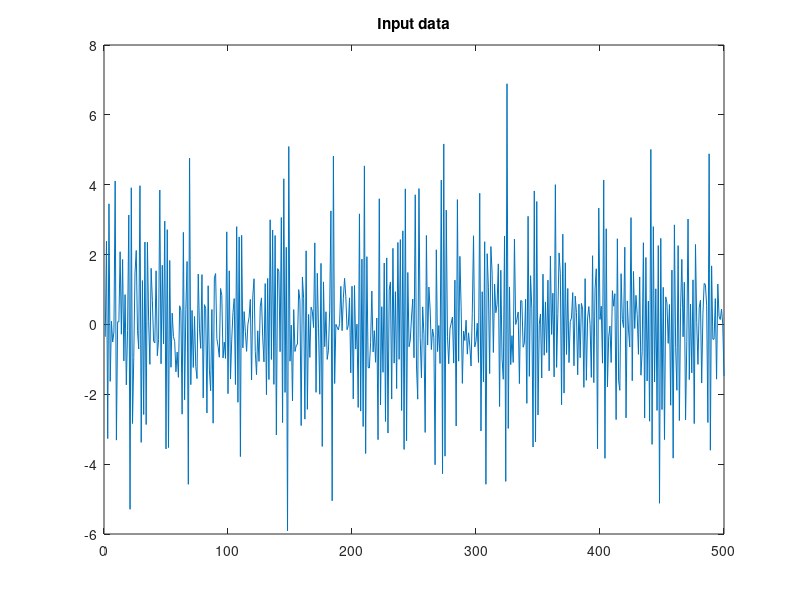

Reproduce this figure in MATLAB. (Note: this script raises an error after producing the figure.)
%% Clean up and add path
clear; clc;
close all;
addpath('../functions', '../data')
%% Generate data from a BJ model
rng(0)
n = 500; % Number of samples
A3 = [1 .5];
C3 = [1 -.3 .2];
w = sqrt(2) * randn(n + 100, 1) ;
x = filter(C3, A3, w) ; % Create the input
A1 = [1 -.65];
A2 = [1 .90 .78] ;
C = 1;
B = [0 0 0 0 .4] ;
e = sqrt(1.5 ) * randn(n + 100, 1) ;
y = filter(C, A1, e) + filter(B, A2, x) ; % Create the output
x = x(101 : end);  y = y(101 : end); % Omit initial samples
clear A1 A2 C B e w A3 C3

%% Modeling x
figure();
plot(x);
title('Input data');
plotACFnPACF(x, 50, 'Input Data' );

% Model as ARMA(1,2) component
data = iddata(x);
model_init = idpoly([1 1], [], [1 1 1]) ;
model_input = pem(data , model_init);

w_t = filter(model_input.A , model_input.C , x) ;
w_t = w_t(length(model_input.A ) : end ) ;

eps_t = filter(model_input.A , model_input.C , y) ;
eps_t = eps_t(length(model_input.A ) : end ) ;

present(model_input)
[acfEst, pacfEst] = plotACFnPACF(w_t, 50, 'AR(1, 2)' );
checkIfNormal(acfEst(2:end), 'ACF' );
checkIfNormal(pacfEst(2:end), 'PACF' );
checkIfWhite(w_t);

%%
M = 40;
[Cxy,lags] = xcorr(eps_t, w_t, M, 'coeff' ); %(d,r,s) = (4,2,0)
stem(lags, Cxy)
title ('Cross_correlation_function'), xlabel('Lag')
hold on
plot(-M:M, 2/ sqrt(n) * ones(1, 2*M+1), '--')
plot(-M:M, -2/sqrt(n) * ones(1, 2*M+1) , '--' )
hold off

%%
A2 = [1 1 1];
B = [0 0 0 0 1];
Mi = idpoly([1], [B], [], [], [A2]) ;
z = iddata(y, x) ;
Mba2 = pem(z, Mi ) ;present(Mba2)
etilde = resid(Mba2, z);
etilde(length(Mba2.B): end)

[Cxy,lags] = xcorr(etilde.y, x, M, 'coeff' );
stem(lags, Cxy)
title ('Cross_correlation_function'), xlabel('Lag')
hold on
plot(-M:M, 2/ sqrt(n) * ones(1, 2*M+1), '--')
plot(-M:M, -2/sqrt(n) * ones(1, 2*M+1) , '--' )
hold off

%% Model etilde
figure();
plot(etilde.y);
title('etilde data');
plotACFnPACF(etilde.y, M, 'Input Data' );

model_init = idpoly([1 1], [], []) ;
model_input = pem(iddata(etilde.y), model_init);

e_hat = filter(model_input.A , model_input.C , etilde.y) ;
e_hat = e_hat(length(model_input.A ) : end ) ;

present(model_input)
[acfEst, pacfEst] = plotACFnPACF(e_hat, M, 'AR(1)' );
checkIfNormal(acfEst(2:end), 'ACF' );
checkIfNormal(pacfEst(2:end), 'PACF' );
checkIfWhite(w_t);

A1 = model_input.A;
C = model_input.C;
%% Full BJ Model
Mi = idpoly(1, B, C, A1, A2) ;
z = iddata(y, x);
MboxJ = pem (z, Mi);
present (MboxJ );

ehat = resid(MboxJ, z).y;
ehat = ehat(length(MboxJ): end);

[acfEst, pacfEst] = plotACFnPACF(ehat, M, 'Box-Jenkins');
checkIfNormal(acfEst(2:end), 'ACF' );
checkIfNormal(pacfEst(2:end), 'PACF' );
checkIfWhite(ehat);

[Cxy,lags] = xcorr(ehat, x, M, 'coeff' );
stem(lags, Cxy)
title ('Cross_correlation_function'), xlabel('Lag')
hold on
plot(-M:M, 2/ sqrt(n) * ones(1, 2*M+1), '--')
plot(-M:M, -2/sqrt(n) * ones(1, 2*M+1) , '--' )
hold off

%% 2.2 Hairdryer
clear; clc;
close all;

load('tork.dat')
tork = tork - repmat(mean(tork), length(tork), 1);
y = tork(:, 1); x = tork(:, 2);
z = iddata(y , x);
plot(z(1:300))

%% Model input
M = 50;
plotACFnPACF(tork, M, 'tork inpu Data' );
input = tork(:, 2);
output = tork(:, 1);
n = length(input);

data = iddata(input);
model_init = idpoly([1 1], [], []) ;
model_input = pem(data, model_init);

w_t = filter(model_input.A , model_input.C , input) ;
w_t = w_t(length(model_input.A ) : end ) ;

eps_t = filter(model_input.A , model_input.C , output) ;
eps_t = eps_t(length(model_input.A ) : end ) ;

present(model_input)
[acfEst, pacfEst] = plotACFnPACF(w_t, M, 'AR(1)' );
checkIfNormal(acfEst(2:end), 'ACF' );
checkIfNormal(pacfEst(2:end), 'PACF' );
checkIfWhite(w_t);
%% Check cross correlation to determine d,r,s
[Cxy,lags] = xcorr(eps_t, w_t, M, 'coeff' );
stem(lags, Cxy)
title ('Cross_correlation_function'), xlabel('Lag')
hold on
plot(-M:M, 2/sqrt(n) * ones(1, 2*M+1), '--')
plot(-M:M, -2/sqrt(n) * ones(1, 2*M+1) , '--' )
hold off

% d,r,s =? 3, 2, 2
%% Build initial model and check that etilde and input is uncorrelated
A2 = [1 0.3 0.3];
B = [0 0 0 1 1 1];
Mi = idpoly([1], [B], [], [], [A2]) ;
z = iddata(output, input) ;
Mba2 = pem(z, Mi ) ;present(Mba2)
etilde = resid(Mba2, z);
etilde(length(Mba2.B): end)
M = 50;
[Cxy,lags] = xcorr(etilde.y, input, M, 'coeff' );
stem(lags, Cxy)
title ('Cross_correlation_function'), xlabel('Lag')
hold on
plot(-M:M, 2/ sqrt(n) * ones(1, 2*M+1), '--')
plot(-M:M, -2/sqrt(n) * ones(1, 2*M+1) , '--' )
hold off

%% Model etilde 
figure();
plot(etilde.y);
title('etilde data');
plotACFnPACF(etilde.y, M, 'Input Data' );

model_init = idpoly([1 1], [], []) ;
model_input = pem(iddata(etilde.y), model_init);

e_hat = filter(model_input.A , model_input.C , etilde.y) ;
e_hat = e_hat(length(model_input.A ) : end ) ;

present(model_input)
[acfEst, pacfEst] = plotACFnPACF(e_hat, M, 'AR(1)' );
checkIfNormal(acfEst(2:end), 'ACF' );
checkIfNormal(pacfEst(2:end), 'PACF' );
checkIfWhite(w_t);

A1 = model_input.A;
C = model_input.C;

%% Final BJ Model
Mi = idpoly(1, B, C, A1, A2) ;
z = iddata(output, input);
MboxJ = pem (z, Mi);
present (MboxJ );

ehat = resid(MboxJ, z).y;
ehat = ehat(length(MboxJ): end);

[acfEst, pacfEst] = plotACFnPACF(ehat, M, 'Box-Jenkins');
checkIfNormal(acfEst(2:end), 'ACF' );
checkIfNormal(pacfEst(2:end), 'PACF' );
checkIfWhite(ehat);

[Cxy,lags] = xcorr(ehat, input, M, 'coeff' );
stem(lags, Cxy)
title ('Cross_correlation_function'), xlabel('Lag')
hold on
plot(-M:M, 2/ sqrt(n) * ones(1, 2*M+1), '--')
plot(-M:M, -2/sqrt(n) * ones(1, 2*M+1) , '--' )
hold off

%% 2.3
load svedala
A = [1 -1.79 0.84];
C = [1 -0.18 -0.11];
y = svedala;
ks = [1 3 26];

for i=1:3
    
    k = ks(i);
    [Fk, Gk] = polydiv(C, A, k) ;
    yhatk = filter(Gk, C, y) ;
    ehat = y-yhatk;
    ehat = ehat(k+20:end);  % Remove the corrupted samples. You might need to add a bit of a margin.
    if(i>1)
        figure()
        subplot(211)
        plot(y)
        hold on
        plot(yhatk)
        title('Svedala')
        legend('True data', append(int2str(k), '-step prediction'))
    
        % Form the prediction error and examine the ACF. Note that the prediction
        % residual should only be white if k=1. 
        subplot(212)
        plot(ehat)
        legend('ehat = y-yhatk')

        mean_ehat = mean(ehat)
        var_theoretical = (norm(Fk).^2) .*var_noise
        var_est = var(ehat)
        conf = mean_ehat + [-1 1].*norminv(0.975).*sqrt(var_theoretical)
        precentage_outside = (sum(ehat > conf(2)) + sum(ehat < conf(1)))./length(ehat)
        plotACFnPACF(ehat, 40, append(int2str(k), '-step prediction'));
    else
        var_noise = var(ehat);
    end
  
end
%% 2.4 ARMAX
load svedala
xt = svedala;
k = 3;
A = [1 -1.79 0.84];
C = [1 -0.18 -0.11];
[Fk, Gk] = polydiv(C, A, k);

%xk_hat = xk_hat(k:end);

load sturup
y = sturup;
A = [1 -1.49 0.57];
B = [0 0 0 0.28 -0.26]; % delay = 3
C = [1];

[Fk_hat, Gk_hat] = polydiv(conv(B,Fk), C, k ) ;
xk_hat = filter(Gk, C, xt);
yhatk1 = filter(Fk_hat, 1, xk_hat); yhatk2 = filter(Gk_hat, C, xt); yhatk3= filter(Gk, C, y);

throw = max([length(Gk_hat(1:find(Gk_hat, 1, 'last')))-1, ...
            length(Gk(1:find(Gk, 1, 'last')))-1, ...
            length(Fk_hat(1:find(Fk_hat, 1, 'last')))-1]); % Should not be here?? Throw C?


yhatk1 = yhatk1(throw:end); yhatk2= yhatk2(throw:end); yhatk3=yhatk3(throw:end);
yhatk = yhatk1 + yhatk2 + yhatk3;

figure();
plot(y(throw:end))
hold on 
plot(yhatk)
legend('True', 'Predicted')

%%
load svedala.mat
figure() 
plot(svedala)
plotACFnPACF(svedala, 40, 'data');
svedala_trend = svedala;
A24 = [1 zeros(1, 23) -1];
svedala_s = filter(A24, 1, svedala_trend);
svedala_s = svedala_s(length(A24) : end );

plotACFnPACF(svedala_s, 40, 'Removed season of 24' );

data = iddata(svedala_s);
% Model 1 
model_init = idpoly([1 1 1], [], []) ;
model_armax_1 = pem(data , model_init);

e_hat = filter(model_armax_1.A , model_armax_1.C , svedala_s) ;
e_hat = e_hat(length(model_armax_1.A ) : end ) ;

present(model_armax_1)
plotACFnPACF(e_hat, 40, 'AR(2)' );
checkIfWhite(e_hat);


% Model 2
model_init = idpoly([1 1 1], [], [1 zeros(1,24)]) ;
model_init.Structure.c.Free = [zeros(1, 24) 1] ;

model_armax_2 = pem(data , model_init);

e_hat = filter(model_armax_2.A , model_armax_2.C , svedala_s) ;
e_hat = e_hat(length(model_armax_2.A ) : end ) ;

present(model_armax_2)
[acfEst, pacfEst] = plotACFnPACF(e_hat, 40, 'ARMA(2, 24)' );
checkIfNormal( acfEst(2:end), 'ACF' );
checkIfNormal( pacfEst(2:end), 'PACF' );

checkIfWhite(e_hat);
A = model_armax_2.A;
C = model_armax_2.C;
%% 2.5
ks = [3, 26];
for i=1:2
    k = ks(i);
    [Fk, Gk] = polydiv(C, conv(A, A24), k) ;
    yhatk = filter(Gk, C, svedala);
    
    yhatk = yhatk(length(Gk):end);
    figure()
    subplot(211)
    plot(svedala(length(Gk):end));
    hold on;
    plot(yhatk)
    legend('True', 'Prediction')
    title(append(int2str(k), '-step prediction'))

    
    subplot(212)
    ehat = svedala(length(Gk):end)-yhatk;
    plot(ehat)
    legend('Residuals')
    var(ehat)
end
